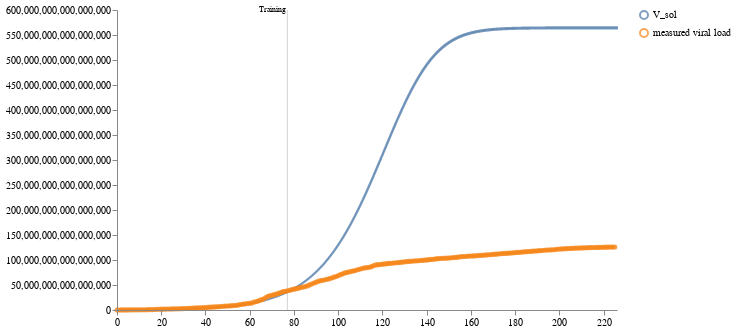

Notebook cell for this chart:
### Code cell
schema = plots.trajectories(pd.DataFrame(calibrated_samples["data"]), keep="V_sol",
                            markers={"Training": 77},
                            points=data_whole.reset_index(drop=True).rename(columns={"V":"measured viral load"}))
schema = plots.pad(schema, 5)
plots.ipy_display(schema)

### Figure 1 — Vega specification as saved in the notebook (floating-point values rounded to 4 significant figures; data arrays with more than 128 entries replaced by an {"elided": "..."} marker saying what was removed)
{"$schema": "https://vega.github.io/schema/vega/v5.json", "axes": [{"name": "x_axis", "orient": "bottom", "scale": "xscale", "zindex": 100}, {"name": "y_axis", "orient": "left", "scale": "yscale", "zindex": 100}], "data": [{"name": "distributions", "values": {"elided": "2261 records"}}, {"name": "traces", "transform": [{"expr": "isValid(datum.value)", "type": "filter"}], "values": []}, {"name": "points", "values": {"elided": "226 records"}}, {"name": "markers", "values": [{"label": "Training", "timepoint": 77}]}, {"name": "selected", "on": [{"remove": true, "trigger": "clear"}, {"remove": true, "trigger": "!shift"}, {"insert": "clicked", "trigger": "!shift && clicked"}, {"toggle": "clicked", "trigger": "shift && clicked"}]}], "height": 300, "legends": [{"encode": {"labels": {"interactive": true, "name": "legendLabel", "update": {"opacity": [{"test": "!length(data('selected')) || indata('selected', 'value', datum.value)", "value": 1}, {"value": 0.25}]}}, "symbols": {"interactive": true, "name": "legendSymbol", "update": {"fill": {"value": "transparent"}, "opacity": [{"test": "!length(data('selected')) || indata('selected', 'value', datum.value)", "value": 0.7}, {"value": 0.15}], "size": {"value": 64}, "strokeWidth": {"value": 2}}}}, "name": "color_legend", "stroke": "color"}], "marks": [{"from": {"facet": {"data": "points", "groupby": "trajectory", "name": "points_split"}}, "marks": [{"encode": {"hover": {"fillOpacity": {"value": 0.9}}, "update": {"fill": {"field": "trajectory", "scale": "color"}, "fillOpacity": [{"test": "!length(data('selected')) || indata('selected', 'value', datum.trajectory)", "value": 0.5}, {"value": 0.15}], "size": {"value": 10}, "stroke": {"field": "trajectory", "scale": "color"}, "strokeOpacity": [{"test": "!length(data('selected')) || indata('selected', 'value', datum.trajectory)", "value": 0.75}, {"value": 0.15}], "strokeWidth": {"value": 2}, "tooltip": {"field": "value"}, "x": {"field": "timepoint", "scale": "xscale"}, "y": {"field": "value", "scale": "yscale"}}}, "from": {"data": "points_split"}, "name": "_points_symbol", "type": "symbol", "zindex": 3}, {"encode": {"hover": {"fillOpacity": {"value": 0.9}}, "update": {"interpolate": {"value": "linear"}, "stroke": {"field": "trajectory", "scale": "color"}, "strokeOpacity": [{"test": "!length(data('selected')) || indata('selected', 'value', datum.trajectory)", "value": 0.3}, {"value": 0.1}], "strokeWidth": {"value": 2}, "x": {"field": "timepoint", "scale": "xscale"}, "y": {"field": "value", "scale": "yscale"}}}, "from": {"data": "points_split"}, "name": "_points_line", "type": "line", "zindex": 3}], "name": "_points", "type": "group", "zindex": 3}, {"from": {"facet": {"data": "traces", "groupby": "trajectory", "name": "traces_split"}}, "marks": [{"encode": {"hover": {"fillOpacity": {"value": 0.9}}, "update": {"interpolate": {"value": "linear"}, "stroke": {"field": "trajectory", "scale": "color"}, "strokeOpacity": [{"test": "!length(data('selected')) || indata('selected', 'value', datum.trajectory)", "value": 0.75}, {"value": 0.15}], "strokeWidth": {"value": 2}, "x": {"field": "timepoint", "scale": "xscale"}, "y": {"field": "value", "scale": "yscale"}}}, "from": {"data": "traces_split"}, "name": "_traces_lines", "type": "line"}], "name": "_traces", "type": "group", "zindex": 2}, {"from": {"facet": {"data": "distributions", "groupby": "trajectory", "name": "trajectory_split"}}, "marks": [{"encode": {"hover": {"fillOpacity": {"value": 0.9}}, "update": {"fill": {"field": "trajectory", "scale": "color"}, "fillOpacity": [{"test": "!length(data('selected')) || indata('selected', 'value', datum.trajectory)", "value": 0.5}, {"value": 0.15}], "interpolate": {"value": "linear"}, "stroke": {"field": "trajectory", "scale": "color"}, "strokeOpacity": [{"test": "!length(data('selected')) || indata('selected', 'value', datum.trajectory)", "value": 0.75}, {"value": 0.15}], "strokeWidth": {"value": 2}, "x": {"field": "timepoint", "scale": "xscale"}, "y": {"field": "upper", "scale": "yscale"}, "y2": {"field": "lower", "scale": "yscale"}}}, "from": {"data": "trajectory_split"}, "type": "area"}], "name": "_distributions", "type": "group", "zindex": 1}, {"marks": [{"encode": {"enter": {"stroke": {"value": "lightgray"}}, "update": {"opacity": {"value": 1}, "x": {"field": "timepoint", "scale": "xscale"}, "y": {"signal": "height"}, "y2": {"value": 0}}}, "from": {"data": "markers"}, "name": "_marker text", "type": "rule"}, {"encode": {"enter": {"fontSize": {"value": 8}, "text": {"field": "datum.label"}, "y": {"value": 0}}}, "from": {"data": "_marker text"}, "name": "_marker flags", "transform": [{"as": ["x", "_y", "opacity", "align", "baseline"], "lineAnchor": "start", "offset": [1], "size": {"signal": "[width, height]"}, "type": "label"}], "type": "text"}], "name": "_markers", "type": "group"}], "padding": 5, "scales": [{"domain": {"fields": [{"data": "distributions", "field": "timepoint"}, {"data": "traces", "field": "timepoint"}, {"data": "points", "field": "timepoint"}, {"data": "markers", "field": "timepoint"}]}, "name": "xscale", "range": "width", "type": "linear", "zero": false}, {"domain": {"fields": [{"data": "distributions", "field": "lower"}, {"data": "distributions", "field": "upper"}, {"data": "traces", "field": "value"}, {"data": "points", "field": "value"}]}, "name": "yscale", "nice": true, "range": "height", "type": "linear", "zero": true}, {"domain": {"fields": [{"data": "distributions", "field": "trajectory"}, {"data": "traces", "field": "trajectory"}, {"data": "points", "field": "trajectory"}]}, "name": "color", "range": "category", "type": "ordinal"}], "signals": [{"name": "clear", "on": [{"events": "mouseup[!event.item]", "force": true, "update": "true"}], "value": true}, {"name": "shift", "on": [{"events": "@legendSymbol:click, @legendLabel:click", "force": true, "update": "event.shiftKey"}], "value": false}, {"name": "clicked", "on": [{"events": "@legendSymbol:click, @legendLabel:click", "force": true, "update": "{value: datum.value}"}], "value": null}], "width": 500}
